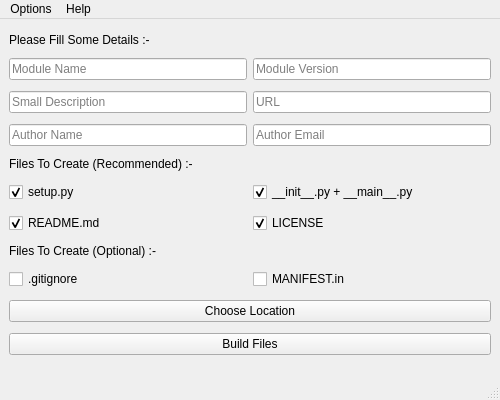
<?xml version="1.0" encoding="UTF-8"?>
<ui version="4.0">
 <class>CRModWindow</class>
 <widget class="QMainWindow" name="CRModWindow">
  <property name="geometry">
   <rect>
    <x>0</x>
    <y>0</y>
    <width>500</width>
    <height>400</height>
   </rect>
  </property>
  <property name="windowTitle">
   <string>Module Creater</string>
  </property>
  <property name="windowIcon">
   <iconset>
    <normaloff>up-to-pypi-main/up_to_pypi/images/upload.png</normaloff>up-to-pypi-main/up_to_pypi/images/upload.png</iconset>
  </property>
  <widget class="QWidget" name="centralwidget">
   <layout class="QGridLayout" name="gridLayout">
    <item row="6" column="0" colspan="2">
     <widget class="QLabel" name="l2">
      <property name="sizePolicy">
       <sizepolicy hsizetype="Minimum" vsizetype="Fixed">
        <horstretch>0</horstretch>
        <verstretch>0</verstretch>
       </sizepolicy>
      </property>
      <property name="text">
       <string>Files To Create (Recommended) :-</string>
      </property>
     </widget>
    </item>
    <item row="12" column="0">
     <widget class="QCheckBox" name="c5">
      <property name="text">
       <string>.gitignore</string>
      </property>
     </widget>
    </item>
    <item row="2" column="1">
     <widget class="QLineEdit" name="module_version">
      <property name="placeholderText">
       <string>Module Version</string>
      </property>
     </widget>
    </item>
    <item row="12" column="1">
     <widget class="QCheckBox" name="c6">
      <property name="text">
       <string>MANIFEST.in</string>
      </property>
     </widget>
    </item>
    <item row="5" column="0">
     <widget class="QLineEdit" name="author">
      <property name="placeholderText">
       <string>Author Name</string>
      </property>
     </widget>
    </item>
    <item row="2" column="0">
     <widget class="QLineEdit" name="module_name">
      <property name="placeholderText">
       <string>Module Name</string>
      </property>
     </widget>
    </item>
    <item row="8" column="1">
     <widget class="QCheckBox" name="c2">
      <property name="text">
       <string>__init__.py + __main__.py</string>
      </property>
      <property name="checked">
       <bool>true</bool>
      </property>
     </widget>
    </item>
    <item row="5" column="1">
     <widget class="QLineEdit" name="author_email">
      <property name="placeholderText">
       <string>Author Email</string>
      </property>
     </widget>
    </item>
    <item row="4" column="0">
     <widget class="QLineEdit" name="description">
      <property name="placeholderText">
       <string>Small Description</string>
      </property>
     </widget>
    </item>
    <item row="15" column="0" colspan="2">
     <widget class="QPushButton" name="build_files">
      <property name="text">
       <string>Build Files</string>
      </property>
     </widget>
    </item>
    <item row="4" column="1">
     <widget class="QLineEdit" name="repo_url">
      <property name="placeholderText">
       <string>URL</string>
      </property>
     </widget>
    </item>
    <item row="13" column="0" colspan="2">
     <widget class="QPushButton" name="choose_location">
      <property name="text">
       <string>Choose Location</string>
      </property>
     </widget>
    </item>
    <item row="9" column="0">
     <widget class="QCheckBox" name="c3">
      <property name="text">
       <string>README.md</string>
      </property>
      <property name="checked">
       <bool>true</bool>
      </property>
     </widget>
    </item>
    <item row="11" column="0" colspan="2">
     <widget class="QLabel" name="l3">
      <property name="sizePolicy">
       <sizepolicy hsizetype="Minimum" vsizetype="Fixed">
        <horstretch>0</horstretch>
        <verstretch>0</verstretch>
       </sizepolicy>
      </property>
      <property name="text">
       <string>Files To Create (Optional) :-</string>
      </property>
     </widget>
    </item>
    <item row="9" column="1">
     <widget class="QCheckBox" name="c4">
      <property name="text">
       <string>LICENSE</string>
      </property>
      <property name="checked">
       <bool>true</bool>
      </property>
     </widget>
    </item>
    <item row="8" column="0">
     <widget class="QCheckBox" name="c1">
      <property name="text">
       <string>setup.py</string>
      </property>
      <property name="checked">
       <bool>true</bool>
      </property>
     </widget>
    </item>
    <item row="1" column="0" colspan="2">
     <widget class="QLabel" name="l1">
      <property name="sizePolicy">
       <sizepolicy hsizetype="Minimum" vsizetype="Fixed">
        <horstretch>0</horstretch>
        <verstretch>0</verstretch>
       </sizepolicy>
      </property>
      <property name="text">
       <string>Please Fill Some Details :-</string>
      </property>
     </widget>
    </item>
   </layout>
  </widget>
  <widget class="QMenuBar" name="menubar">
   <property name="geometry">
    <rect>
     <x>0</x>
     <y>0</y>
     <width>500</width>
     <height>21</height>
    </rect>
   </property>
   <widget class="QMenu" name="menuOptions">
    <property name="title">
     <string>Options</string>
    </property>
    <addaction name="actionChoose_Location"/>
    <addaction name="actionBuild_Files"/>
    <addaction name="actionClear_Text_Fields"/>
   </widget>
   <widget class="QMenu" name="menuHelp">
    <property name="title">
     <string>Help</string>
    </property>
    <addaction name="actionAbout_Module_Creator"/>
   </widget>
   <addaction name="menuOptions"/>
   <addaction name="menuHelp"/>
  </widget>
  <widget class="QStatusBar" name="statusbar"/>
  <action name="actionChoose_Location">
   <property name="text">
    <string>Choose Location</string>
   </property>
  </action>
  <action name="actionBuild_Files">
   <property name="text">
    <string>Build Files</string>
   </property>
  </action>
  <action name="actionClear_Text_Fields">
   <property name="text">
    <string>Clear Text Fields</string>
   </property>
  </action>
  <action name="actionAbout_Module_Creator">
   <property name="text">
    <string>About Module Creator</string>
   </property>
  </action>
 </widget>
 <resources/>
 <connections/>
</ui>
